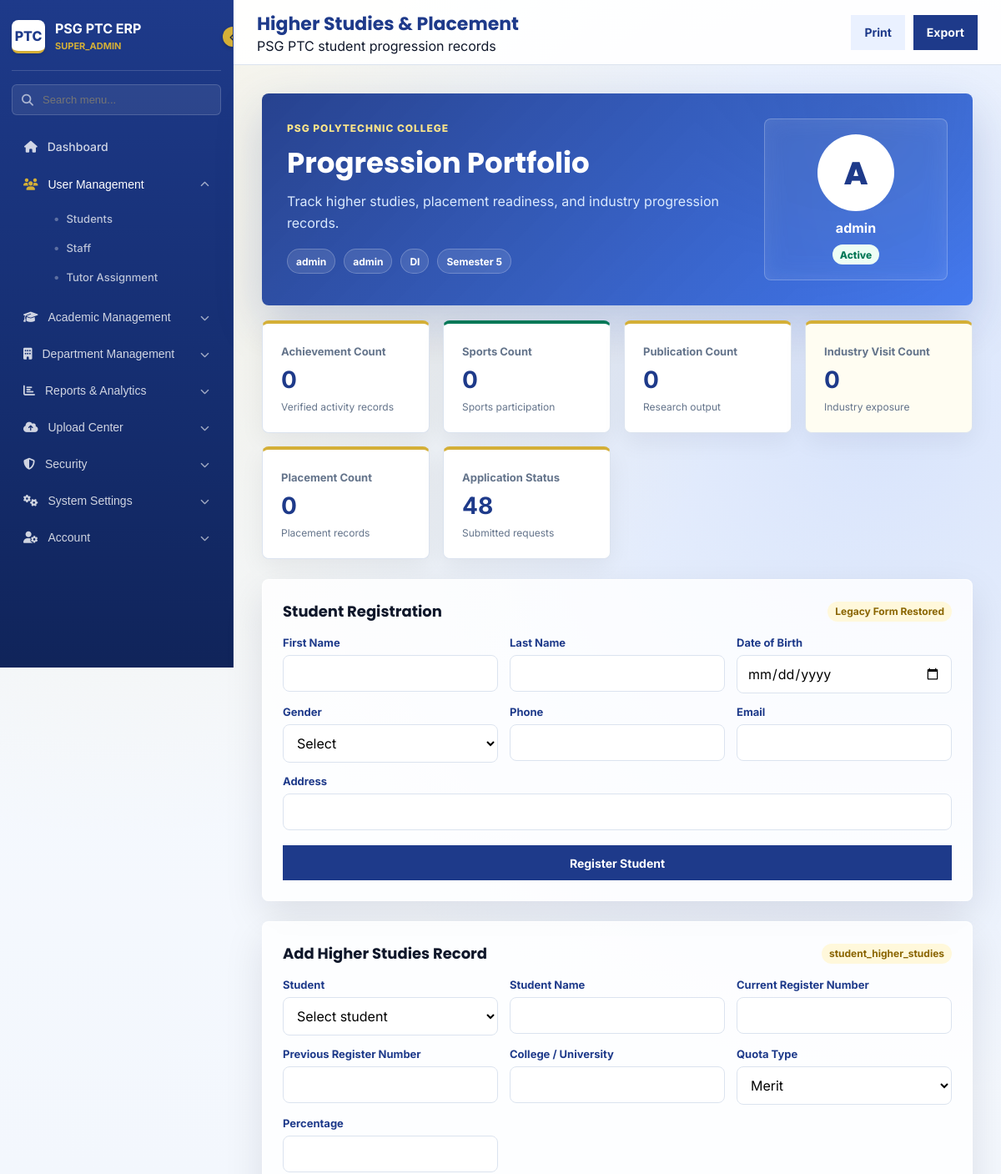
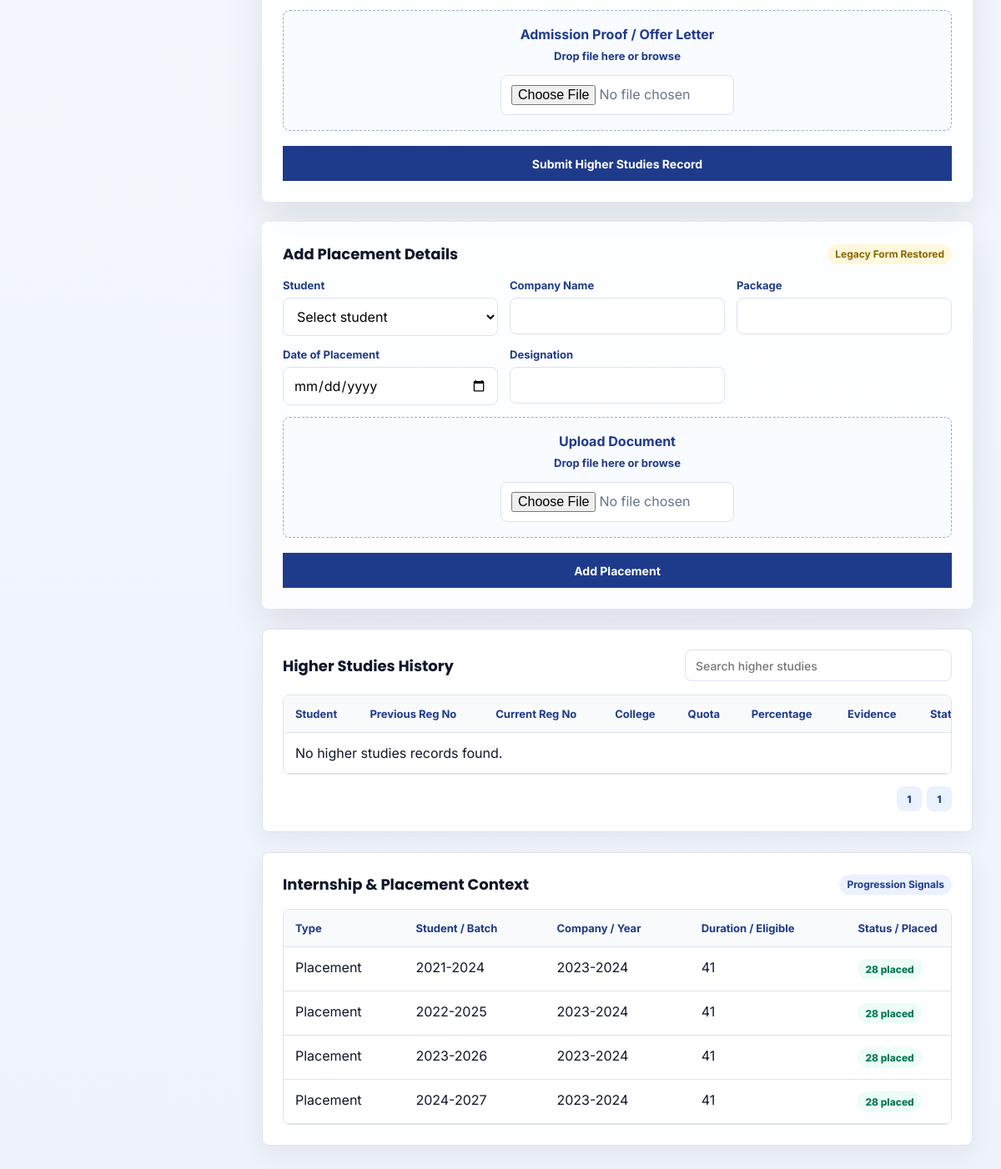
The page /std_higher.php (signed in) on the database its author committed (2 pictures, top to bottom).
### tables this page shows
CREATE TABLE `placement_statistics` (
  `id` int(11) NOT NULL AUTO_INCREMENT,
  `academic_year` varchar(20) DEFAULT NULL,
  `batch_year` varchar(50) DEFAULT NULL,
  `total_eligible` int(11) DEFAULT NULL,
  `placed_count` int(11) DEFAULT NULL,
  `average_package` decimal(10,2) DEFAULT NULL,
  `highest_package` decimal(10,2) DEFAULT NULL,
  `lowest_package` decimal(10,2) DEFAULT NULL,
  `recorded_date` timestamp NOT NULL DEFAULT current_timestamp(),
  PRIMARY KEY (`id`)
);

### include/auth.php (called while the page is built, shortened)
<?php
function iqac_normalize_role(string $role): string
{
    $role = strtolower(trim($role));
    return match ($role) {
        'teacher', 'subject_staff' => 'staff',
        'iqac coordinator', 'iqac_coordinator' => 'iqac',
        'superadmin', 'super_admin' => 'super_admin',
        default => $role,
    };
}
function iqac_effective_role(array $user): string
{
    return iqac_normalize_role((string)($user['role'] ?? ''));
}
function iqac_has_tutor_access(array $user): bool
{
    $role = iqac_normalize_role((string)($user['role'] ?? ''));
    return in_array($role, ['staff', 'tutor'], true)
        && (int)($user['is_tutor'] ?? 0) === 1
        && trim((string)($user['batch'] ?? '')) !== ''
        && trim((string)($user['semester'] ?? '')) !== ''
        && trim((string)($user['section'] ?? '')) !== ''
        && (int)($user['tutor_assigned_students'] ?? 0) > 0;
}
function iqac_table_exists(mysqli $conn, string $table): bool
{
    $stmt = $conn->prepare('SELECT COUNT(*) AS found FROM information_schema.TABLES WHERE TABLE_SCHEMA = DATABASE() AND TABLE_NAME = ?');
    $stmt->bind_param('s', $table);
    $stmt->execute();
    $row = $stmt->get_result()->fetch_assoc();
    return (int)($row['found'] ?? 0) > 0;
}
function iqac_current_user(): ?array
{
    return [
        'id' => (int)$_SESSION['user_id'],
        'username' => (string)($_SESSION['username'] ?? ''),
        'role' => iqac_normalize_role((string)$_SESSION['role']),
        'effective_role' => iqac_normalize_role((string)($_SESSION['effective_role'] ?? $_SESSION['role'])),
        'department' => (string)($_SESSION['department'] ?? ''),
        'semester' => (string)($_SESSION['semester'] ?? ''),
        'section' => (string)($_SESSION['section'] ?? ''),
        'batch' => (string)($_SESSION['batch'] ?? ''),
        'is_tutor' => (int)($_SESSION['is_tutor'] ?? 0),
        'tutor_assigned_students' => (int)($_SESSION['tutor_assigned_students'] ?? 0),
        'staff_id' => (int)($_SESSION['staff_id'] ?? 0),
        'student_id' => (int)($_SESSION['student_id'] ?? 0),
        'approval_status' => (string)($_SESSION['approval_status'] ?? ''),
        'admission_approved' => (int)($_SESSION['admission_approved'] ?? 0),
        'first_login' => (int)($_SESSION['first_login'] ?? 0),
        'force_password_change' => (int)($_SESSION['force_password_change'] ?? 0),
    ];
}
function iqac_require_login(array $roles = []): array
{
    $timedOut = isset($_SESSION['last_activity']) && (time() - (int)$_SESSION['last_activity']) > IQAC_SESSION_TIMEOUT;
    $agentChanged = isset($_SESSION['user_agent_hash']) && $_SESSION['user_agent_hash'] !== hash('sha256', $_SERVER['HTTP_USER_AGENT'] ?? '');
    $user = iqac_current_user();
    $roles = array_map('iqac_normalize_role', $roles);
    return $user;
}
?>

### std_higher.php (the view, shortened to what this page needs)
<?php
require_once __DIR__ . '/include/auth.php';
require_once __DIR__ . '/include/navigation.php';
require_once __DIR__ . '/include/student_portal_ui.php';
$user = iqac_require_login(['student', 'tutor', 'hod', 'iqac', 'admin', 'super_admin']);
$role = iqac_effective_role($user);
$isStudent = $role === 'student';
$studentProfile = psg_student_profile($conn, $user);
$hasHigherTable = iqac_table_exists($conn, 'higher_studies') || iqac_table_exists($conn, 'student_higher_studies');
$higherTable = iqac_table_exists($conn, 'higher_studies') ? 'higher_studies' : (iqac_table_exists($conn, 'student_higher_studies') ? 'student_higher_studies' : null);
$higherRows = [];
if ($higherTable !== null) {
    $where = '';
    $types = '';
    $params = [];
    $sql = "SELECT hs.* FROM `$higherTable` hs $where ORDER BY hs.id DESC";
    if ($types !== '') {
        $stmt = $conn->prepare($sql);
        $stmt->bind_param($types, ...$params);
        $stmt->execute();
        $higherRows = $stmt->get_result()->fetch_all(MYSQLI_ASSOC);
        $stmt->close();
    } else {
        $result = $conn->query($sql);
        $higherRows = $result ? $result->fetch_all(MYSQLI_ASSOC) : [];
    }
}
$placementRows = [];
if (iqac_table_exists($conn, 'placement_statistics')) {
    $result = $conn->query('SELECT * FROM placement_statistics ORDER BY recorded_date DESC LIMIT 12');
    $placementRows = $result ? $result->fetch_all(MYSQLI_ASSOC) : [];
}
?>
<!DOCTYPE html>
<html lang="en">
<head>
<link rel="stylesheet" href="assets/erp.css">
</head>
<body>
<div class="erp-layout">
    <main class="erp-main">
        <header class="erp-topbar">
            <div>
                <h1>Higher Studies & Placement</h1>
                <span>PSG PTC student progression records</span>
            </div>
            <div class="toolbar-actions">
                <button class="secondary-btn" type="button" onclick="window.print()">Print</button>
                <button class="primary-btn" type="button" data-export-table="higher-table" data-export-name="higher_studies">Export</button>
            </div>
        </header>
        <section class="erp-content">
            <section class="panel glass-panel">
                <div class="panel-header">
                    <h2>Student Registration</h2>
                    <span class="badge gold">Legacy Form Restored</span>
                </div>
                <form method="post" class="erp-form">
                    <div class="form-grid">
                        <label><span>First Name</span><input type="text" name="first_name" required></label>
                        <label><span>Last Name</span><input type="text" name="last_name" required></label>
                        <label><span>Date of Birth</span><input type="date" name="dob" required></label>
                        <label><span>Gender</span><select name="gender" required><option value="">Select</option><option value="Male">Male</option><option value="Female">Female</option></select></label>
                        <label><span>Phone</span><input type="text" name="phone" required></label>
                        <label><span>Email</span><input type="email" name="email" required></label>
                        <label class="wide"><span>Address</span><input type="text" name="address" required></label>
                    </div>
                    <button class="primary-btn" type="submit">Register Student</button>
                </form>
            </section>
            <section class="panel glass-panel">
                <div class="panel-header">
                    <h2>Add Higher Studies Record</h2>
                    <span class="badge gold"><?= htmlspecialchars($higherTable ?? 'Schema pending') ?></span>
                </div>
                <form method="post" enctype="multipart/form-data" class="erp-form">
                    <div class="form-grid">
                        <?php if ($isStudent): ?>
                            <label><span>Student</span><input type="text" name="student_name" value="<?= htmlspecialchars((string)$studentProfile['full_name']) ?>" readonly></label>
                            <input type="hidden" name="student_id" value="<?= (int)$studentProfile['student_id'] ?>">
                            <label><span>Current Register Number</span><input type="text" name="current_roll_no" value="<?= htmlspecialchars((string)$studentProfile['roll_number']) ?>" readonly></label>
                        <?php else: ?>
                            <label><span>Student</span><select name="student_id" required><option value="">Select student</option></select></label>
                            <label><span>Student Name</span><input type="text" name="student_name" required></label>
                            <label><span>Current Register Number</span><input type="text" name="current_roll_no" required></label>
                        <?php endif; ?>
                        <label><span>Previous Register Number</span><input type="text" name="previous_roll_no"></label>
                        <label><span>College / University</span><input type="text" name="college_name" required></label>
                        <label><span>Quota Type</span><select name="quota_type"><option value="Merit">Merit</option><option value="Management">Management</option><option value="Government">Government</option></select></label>
                        <label><span>Percentage</span><input type="number" step="0.01" name="percentage"></label>
                        <label class="wide upload-zone">
                            <strong>Admission Proof / Offer Letter</strong>
                            <span data-file-name>Drop file here or browse</span>
                            <input type="file" name="higher_study_file" accept=".pdf,.jpg,.jpeg,.png" data-file-preview <?= !$hasHigherTable ? 'disabled' : '' ?>>
                        </label>
                    </div>
                    <button class="primary-btn" type="submit" <?= !$hasHigherTable ? 'disabled' : '' ?>>Submit Higher Studies Record</button>
                </form>
            </section>
            <section class="panel glass-panel">
                <div class="panel-header">
                    <h2>Add Placement Details</h2>
                    <span class="badge gold">Legacy Form Restored</span>
                </div>
                <form method="post" enctype="multipart/form-data" class="erp-form">
                    <div class="form-grid">
                        <?php if ($isStudent): ?>
                            <label><span>Student</span><input type="text" value="<?= htmlspecialchars((string)$studentProfile['full_name']) ?>" readonly></label>
                            <input type="hidden" name="student_id" value="<?= (int)$studentProfile['student_id'] ?>">
                        <?php else: ?>
                            <label><span>Student</span><select name="student_id" required><option value="">Select student</option></select></label>
                        <?php endif; ?>
                        <label><span>Company Name</span><input type="text" name="company_name" required></label>
                        <label><span>Package</span><input type="text" name="package" required></label>
                        <label><span>Date of Placement</span><input type="date" name="date" required></label>
                        <label><span>Designation</span><input type="text" name="designation" required></label>
                        <label class="wide upload-zone"><strong>Upload Document</strong><span data-file-name>Drop file here or browse</span><input type="file" name="placement_file" data-file-preview></label>
                    </div>
                    <button class="primary-btn" type="submit">Add Placement</button>
                </form>
            </section>
            <section class="panel">
                <div class="panel-header">
                    <h2>Higher Studies History</h2>
                    <input class="table-search" type="search" placeholder="Search higher studies" data-search-table="higher-table">
                </div>
                <div class="table-wrap">
                    <table class="erp-table interactive-table" id="higher-table">
                        <thead><tr><th>Student</th><th>Previous Reg No</th><th>Current Reg No</th><th>College</th><th>Quota</th><th>Percentage</th><th>Evidence</th><th>Status</th></tr></thead>
                        <tbody>
                        <?php if (!$higherRows): ?><tr><td colspan="8">No higher studies records found.</td></tr><?php endif; ?>
                        </tbody>
                    </table>
                </div>
                <div class="pagination-pills"><span>1</span><span><?= max(1, (int)ceil(count($higherRows) / 10)) ?></span></div>
            </section>
            <section class="panel">
                <div class="panel-header"><h2>Internship & Placement Context</h2><span class="badge">Progression Signals</span></div>
                <div class="table-wrap">
                    <table class="erp-table interactive-table">
                        <thead><tr><th>Type</th><th>Student / Batch</th><th>Company / Year</th><th>Duration / Eligible</th><th>Status / Placed</th></tr></thead>
                        <tbody>
                        <?php foreach ($placementRows as $row): ?>
                            <tr><td>Placement</td><td><?= htmlspecialchars((string)$row['batch_year']) ?></td><td><?= htmlspecialchars((string)$row['academic_year']) ?></td><td><?= htmlspecialchars((string)$row['total_eligible']) ?></td><td><span class="status-badge verified"><?= htmlspecialchars((string)$row['placed_count']) ?> placed</span></td></tr>
                        <?php endforeach; ?>
                        </tbody>
                    </table>
                </div>
            </section>
        </section>
    </main>
</div>
</body>
</html>

### include/navigation.php (style rules this page uses)
.erp-layout { display: grid !important; grid-template-columns: var(--sidebar-width, 280px) 1fr !important; transition: grid-template-columns 0.25s cubic-bezier(0.4, 0, 0.2, 1) !important; }

### rows shown on the page
placement_statistics: batch_year "2021-2024", academic_year "2023-2024", total_eligible "41", placed_count "28"
placement_statistics: batch_year "2022-2025", academic_year "2023-2024", total_eligible "41", placed_count "28"
placement_statistics: batch_year "2023-2026", academic_year "2023-2024", total_eligible "41", placed_count "28"
placement_statistics: batch_year "2024-2027", academic_year "2023-2024", total_eligible "41", placed_count "28"

### other values the page prints
$roleLabel "SUPER_ADMIN"
$label "Dashboard"
$categoryName "User Management"
$label "Students"
$label "Staff"
$label "Tutor Assignment"
$categoryName "Academic Management"
$categoryName "Department Management"
$categoryName "Reports & Analytics"
$categoryName "Upload Center"
$categoryName "Security"
$categoryName "System Settings"
$categoryName "Account"
$title "Progression Portfolio"
$subtitle !== '' ? $subtitle : 'Academic ERP Portal' "Track higher studies, placement readiness, and industry progression records."
